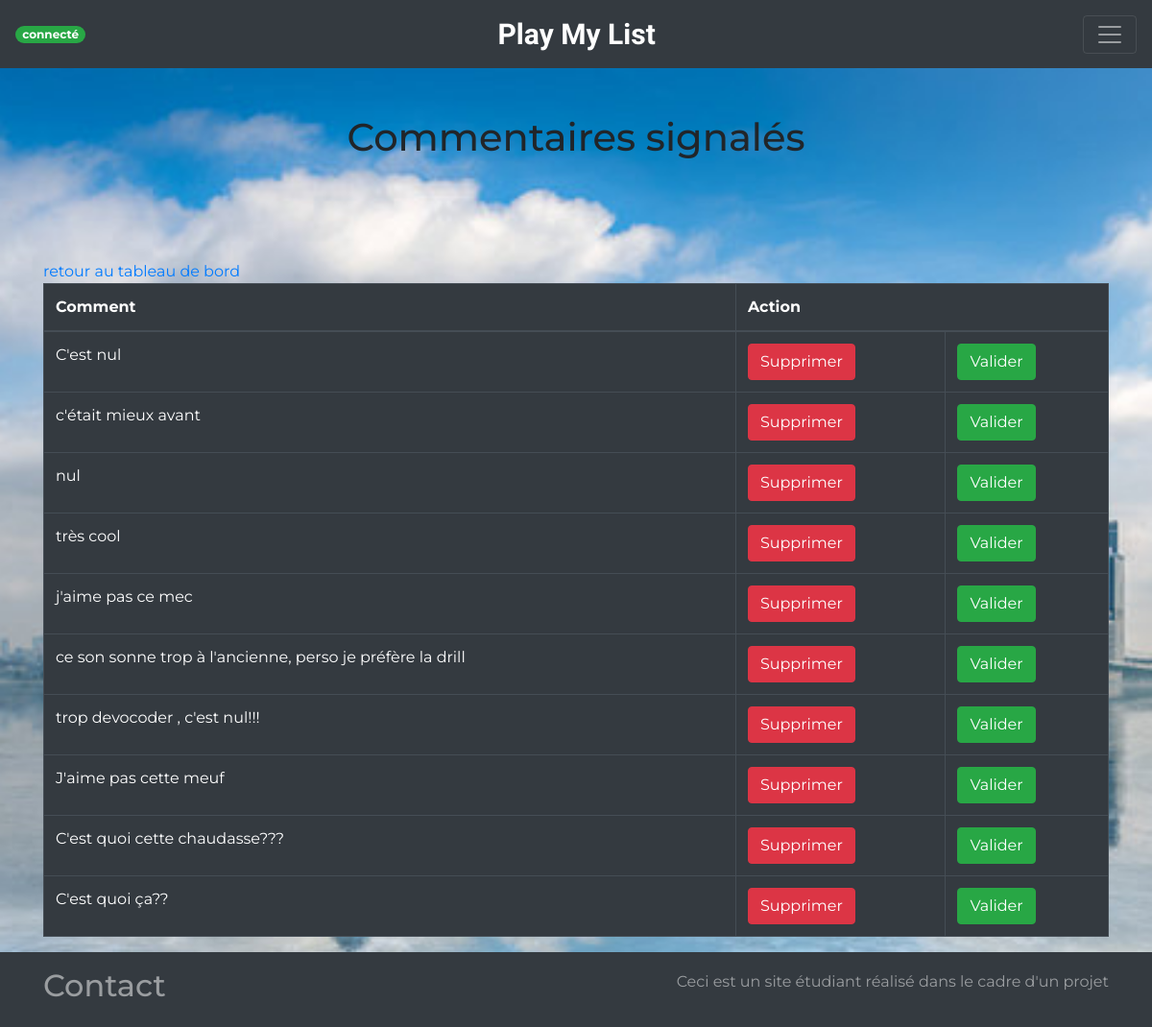
Screenshot of /index.php?action=adminIndexComment (signed in) with the database file from the repository.
### tables this page shows
CREATE TABLE IF NOT EXISTS `comments` (
  `id` int(11) NOT NULL AUTO_INCREMENT,
  `post_id` int(11) NOT NULL,
  `author` varchar(255) NOT NULL,
  `comment` text NOT NULL,
  `comment_date` datetime NOT NULL DEFAULT CURRENT_TIMESTAMP,
  `signalled` tinyint(4) NOT NULL,
  PRIMARY KEY (`id`)
);

### model/commentManager.php (called while the page is built, shortened)
<?php
class CommentManager extends Manager
{
    public function getSignaledComments()
    {
        $db = $this->dbConnect();
        $signaledComments = $db->query('SELECT id, author, comment, DATE_FORMAT(comment_date, \'%d/%m/%Y à %Hh%imin%ss\') AS comment_date_fr, signalled FROM comments WHERE signalled = 1 ORDER BY comment_date DESC');
        return $signaledComments;
    }
}

### view/backend/adminIndexComment.php (the view, shortened to what this page needs)
<div class="shadow-none m-5 pb-5 ">
  <h1 class="text-center">Commentaires signalés</h1>
</div>
<a href="index.php?action=adminIndex">
  retour au tableau de bord
</a>
<div class="table-responsive-md">
  <table class="table table-hover table-bordered table-dark">
    <thead>
      <tr>
        <th scope="col">Comment</th>
        <th colspan="2" scope="col">Action</th>
      </tr>
    </thead>
    <tbody>
      <?php while ($row = $signaledComments->fetch()): ?>
      <tr>
        <td>
          <?=nl2br(htmlspecialchars($row['comment']))?>
        </td>
        <td><a class="btn btn-danger" href="index.php?action=eraseComment&amp;idComment=<?=($row['id'])?>">Supprimer</a>
        </td>
        <?php if ($row['signalled'] == 1): ?>
        <td><a href="index.php?action=saveComment&amp;commentId=<?=($row['id'])?>" class="btn btn-success">Valider</a>
        </td>
        <?php endif;?>
      </tr>
      <?php endwhile;?>
    </tbody>
  </table>
</div>
<?php require 'adminTemplate.php';?>

### public/css/style.css (style rules this page uses)
html, body { margin: 0; padding: 0; width: 100%; height: 100%; }
.adminBody { margin: 0; padding: 0; background: url('/public/img/newyork.jpg') no-repeat center fixed; -webkit-background-size: cover; background-size: cover; font-family: 'Montserrat', sans-serif; }

### rows the page displays
comments: comment "C'est nul"
comments: comment "c'était mieux avant"
comments: comment "nul"
comments: comment "très cool"
comments: comment "j'aime pas ce mec"
comments: comment "ce son sonne trop à l'ancienne, perso je préfère la drill"
comments: comment "trop devocoder , c'est nul!!!"
comments: comment "J'aime pas cette meuf"
comments: comment "C'est quoi cette chaudasse???"
comments: comment "C'est quoi ça??"
